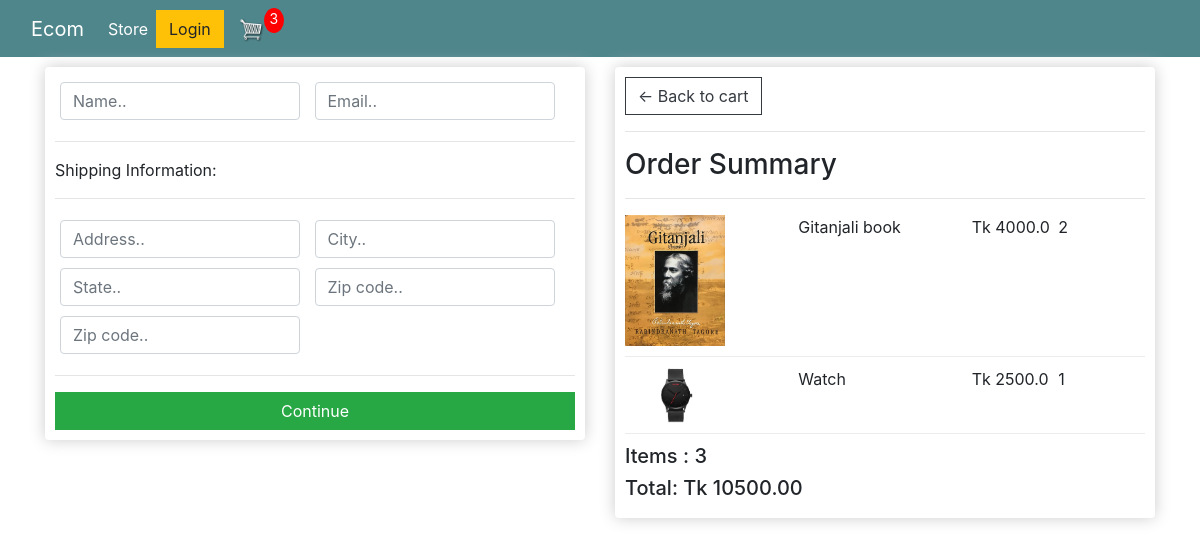
/checkout/ (signed in), run on an earlier commit of the app's database.
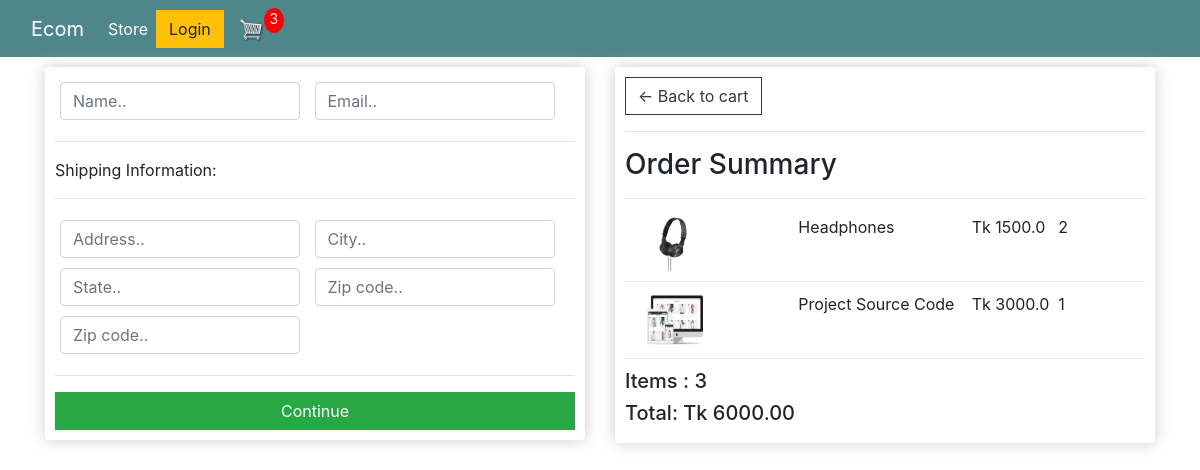
And on a later commit of the database.
### store/models.py (models this page shows, shortened)
class OrderItem(models.Model):
    product = models.ForeignKey(Product, on_delete=models.SET_NULL, blank=True, null=True)
    order = models.ForeignKey(Order, on_delete=models.SET_NULL, blank=True, null=True)
    quantity = models.IntegerField(default=0, null=True, blank=True)
    date_added = models.DateTimeField(auto_now_add=True)
    @property
    def get_total(self):
        total = self.product.price*self.quantity
        return total

class Product(models.Model):
    name = models.CharField(max_length=200, null=True)
    price = models.FloatField()
    digital = models.BooleanField(default=False, null=True, blank=False)
    image = models.ImageField(null = True, blank = True)
    @property
    def imageURL(self):
        try:
            url = self.image.url
        except:
            url = ''
        return url

class Order(models.Model):
    customer = models.ForeignKey(Customer, on_delete=models.SET_NULL, blank=True, null=True)
    date_ordered = models.DateTimeField(auto_now_add=True)
    complete = models.BooleanField(default=False, null=True, blank=False)
    transaction_id = models.CharField(max_length=200, null=True)
    @property
    def shipping(self):
        shipping = False
        orderitems = self.orderitem_set.all()
        for i in orderitems:
            if i.product.digital == False:
                shipping = True
        return shipping
    @property
    def get_cart_total(self):
        orderitems = self.orderitem_set.all()
        total = sum([item.get_total for item in orderitems])
        return total
    @property
    def get_cart_items(self):
        orderitems = self.orderitem_set.all()
        total = sum([item.quantity for item in orderitems])
        return total

### store/views.py (the view)
# urls.py: path('checkout/', views.checkout, name='checkout'),
def checkout(request):
    if request.user.is_authenticated:
        customer = request.user.customer
        order, created = Order.objects.get_or_create(customer=customer, complete=False)
        items = order.orderitem_set.all()
        cartItems = order.get_cart_items
    else:
        items = []
        order = {'get_cart_total':0, 'get_cart_items':0,'shipping':False}
        cartItems = order['get_cart_items']
    context = {'items':items, 'order':order,'cartItems':cartItems}
    return render(request, 'store/checkout.html', context)

### store/templates/store/checkout.html (shortened to what this page needs)
{% extends 'store/main.html' %}
{% load static %}
{% block content %}
<div class="row">
    <div class="col-lg-6">
        <div class="box-element" id="form-wrapper">
            <form id="form">
                <div id="user-info">
                    <div class="form-field">
                        <input required class="form-control" type="text" name="name" placeholder="Name..">
                    </div>
                    <div class="form-field">
                        <input required class="form-control" type="email" name="email" placeholder="Email..">
                    </div>
                </div>
                <div id="shipping-info">
                    <hr>
                    <p>Shipping Information:</p>
                    <hr>
                    <div class="form-field">
                        <input class="form-control" type="text" name="address" placeholder="Address..">
                    </div>
                    <div class="form-field">
                        <input class="form-control" type="text" name="city" placeholder="City..">
                    </div>
                    <div class="form-field">
                        <input class="form-control" type="text" name="state" placeholder="State..">
                    </div>
                    <div class="form-field">
                        <input class="form-control" type="text" name="zipcode" placeholder="Zip code..">
                    </div>
                    <div class="form-field">
                        <input class="form-control" type="text" name="country" placeholder="Zip code..">
                    </div>
                </div>
                <hr>
                <input id="form-button" class="btn btn-success btn-block" type="submit" value="Continue">
            </form>
        </div>
        <br>
    </div>
    <div class="col-lg-6">
        <div class="box-element">
            <a class="btn btn-outline-dark" href="{% url 'cart' %}">&#x2190; Back to cart</a>
            <hr>
            <h3>Order Summary</h3>
            <hr>
            {% for item in items %}
            <div class="cart-row">
                <div style="flex:2"><img class="row-image" src="{{item.product.imageURL}}"></div>
                <div style="flex:2"><p>{{item.product.name}}</p></div>
                <div style="flex:1"><p>Tk {{item.product.price}}</p></div>
                <div style="flex:1"><p>{{item.quantity}}</p></div>
            </div>
            {% endfor %}
            <h5>Items : {{order.get_cart_items}}</h5>
            <h5>Total: Tk {{order.get_cart_total| floatformat:2}}</h5>
        </div>
    </div>
</div>
{% endblock content %}

What changed in the data, as far as the page shows it:
removed OrderItem: product.imageURL (picture), product.name "Gitanjali book", product.price "4000.0", quantity "2"
removed OrderItem: product.imageURL (picture), product.name "Watch", product.price "2500.0", quantity "1"
added OrderItem: product.imageURL (picture), product.name "Headphones", product.price "1500.0", quantity "2"
added OrderItem: product.imageURL (picture), product.name "Project Source Code", product.price "3000.0", quantity "1"
computed for Order: get_cart_total "10500.00" → "6000.00"
